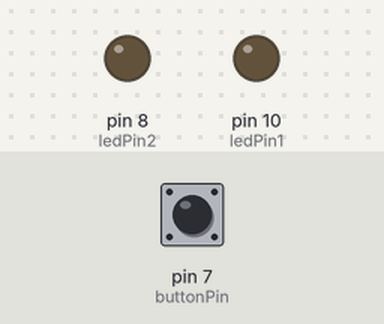
Recording of a sketch running on a simulated Arduino Uno, built with avr-gcc and run on an emulated ATmega328P. Parts: output pins drawn as LEDs (lit = HIGH). The test bench sets the inputs (shaded band); at power-on: pin 7 (buttonPin) LOW.

Above: at 1.2 s.
1.3 s: pin 7 (buttonPin) pulled HIGH for 3.2 s
At 5.4 s:
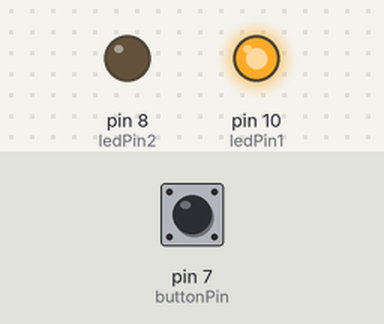
6.0 s: pin 7 (buttonPin) pulled HIGH for 0.15 s
At 6.7 s:
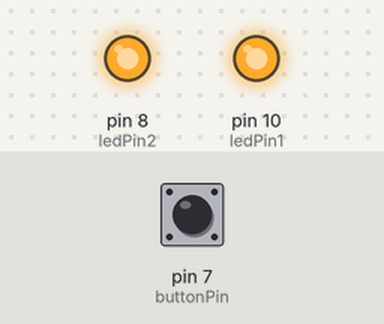
7.6 s: pin 7 (buttonPin) pulled HIGH for 1 s
At 9.5 s:
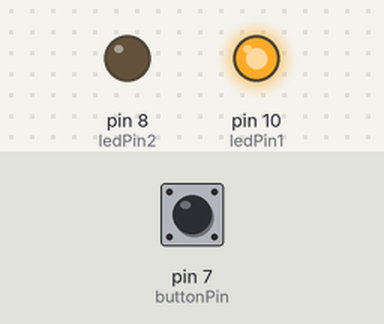
Timing chart, 0 to 11.0 s (numbered marks = the images above; inputs shaded):
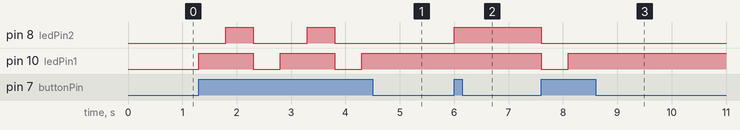

The sketch:

powerful_waasa1.ino
```cpp
int buttonPin = 7;
int ledPin1 = 10;
int ledPin2 = 8;

int estado = 0;

void setup() {
  pinMode(ledPin1, OUTPUT);
  pinMode(ledPin2, OUTPUT);
  pinMode(buttonPin, INPUT);
}

void loop() {
  if (digitalRead(buttonPin) == HIGH) {

    estado++;

    if (estado > 2) {
      estado = 0;
    }

    if (estado == 0) {
      digitalWrite(ledPin1, LOW);
      digitalWrite(ledPin2, LOW);
    }

    if (estado == 1) {
      digitalWrite(ledPin1, HIGH);
      digitalWrite(ledPin2, LOW);
    }

    if (estado == 2) {
      digitalWrite(ledPin1, HIGH);
      digitalWrite(ledPin2, HIGH);
    }

    delay(500);
  }
}
```

Measured:
- after the input at 1.3 s, pin 8 (ledPin2): alternates HIGH for 0.50 s and LOW for 1.0 s, 4 changes in all, then stays LOW, starting after 0.50 s; pin 10 (ledPin1): alternates HIGH for 1.0 s and LOW for 0.50 s, starting at once
- after the input at 6.0 s, pin 8 (ledPin2): LOW → HIGH at once
- after the input at 7.6 s, pin 8 (ledPin2): HIGH → LOW at once; pin 10 (ledPin1): HIGH → LOW at once, → HIGH 0.50 s later
